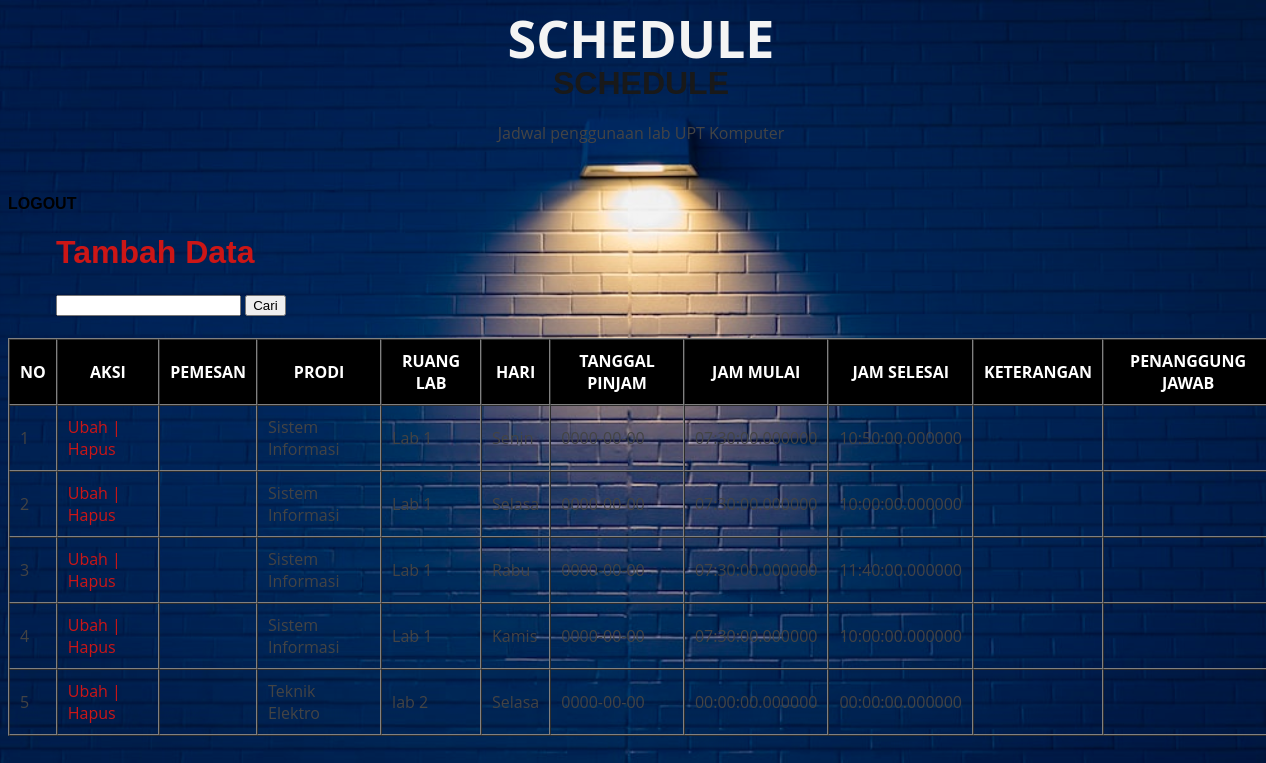
Screenshot of / (signed in) with the database file from the repository.
### tables this page shows
CREATE TABLE `jadwal` (
  `ID` int(8) NOT NULL,
  `PEMESAN` varchar(50) NOT NULL,
  `PRODI` varchar(50) NOT NULL,
  `RUANG LAB` varchar(50) NOT NULL,
  `HARI` varchar(10) NOT NULL,
  `TANGGAL PINJAM` date NOT NULL,
  `JAM MULAI` time(6) NOT NULL,
  `JAM SELESAI` time(6) NOT NULL,
  `KETERANGAN` varchar(225) NOT NULL,
  `PENANGGUNG JAWAB` varchar(50) NOT NULL
);

### funcion.php (called while the page is built, shortened)
<?php
$coon=mysqli_connect("localhost","root","","day");
function query($database){
    global $coon;
    $rows=[];
    $result=mysqli_query($coon,$database);
    while($row=mysqli_fetch_assoc($result)){
        $rows[]=$row;
    }
    return $rows;
}
?>

### index.php (the view, shortened to what this page needs)
<?php
 require "funcion.php";
 $database = query('SELECT * FROM jadwal');
?>
<!DOCTYPE html>
<html lang="en">
<head>
  <link href="assets/css/style.css" rel="stylesheet">
</head>
<body>
<div class="section-title">
          <span>Schedule</span>
          <h2>Schedule</h2>
          <p>Jadwal penggunaan lab UPT Komputer </p>
        </div>
    <h4 class="mahok"><a href="logout.php">LOGOUT</a></h4>
    <div class="data">
    <h1><a href="tambah.php">Tambah Data</a></h1>
    <form action="" method="post">
        <input type="text" name="keyword">
        <button type="submit" name="cari">Cari</button>
    </form>
    </div>
    <br>
    <div class="container">
        <table border="1" cellpadding="10" cellspacing="0">
            <thead class="thead">
                <tr>
                    <th>NO</th>
                    <th>AKSI</th>
                    <th>PEMESAN</th>
                    <th>PRODI</th>
                    <th>RUANG LAB</th>
                    <th>HARI</th>
                    <th>TANGGAL PINJAM</th>
                    <th>JAM MULAI</th>
                    <th>JAM SELESAI</th>
                    <th>KETERANGAN</th>
                    <th>PENANGGUNG JAWAB</th>
                </tr>
            </thead>
            <tbody>
                <?php $i=1; ?>
                <?php foreach($database as $dts) :?>
                 <tr>
                    <td><?php echo $i ?></td>
                    <td><a href="ubah.php?y=<?php echo $dts["ID"]?>">Ubah |</a>
                    <a href="hapus.php?x=<?php echo $dts["ID"]?>"> Hapus</a></td>
                <td><?php echo $dts["PEMESAN"] ?></td>
                <td><?php echo $dts["PRODI"] ?></td>
                <td><?php echo $dts["RUANG LAB"] ?></td>
                <td><?php echo $dts["HARI"] ?></td>
                <td><?php echo $dts["TANGGAL PINJAM"] ?></td>
                <td><?php echo $dts["JAM MULAI"] ?></td>
                <td><?php echo $dts["JAM SELESAI"] ?></td>
                <td><?php echo $dts["KETERANGAN"] ?></td>
                <td><?php echo $dts["PENANGGUNG JAWAB"] ?></td>
                </tr>
                <?php $i++; ?>
                <?php endforeach;?>
            </tbody>
        </table>
    </div>
</body>
</html>

### assets/css/style.css (style rules this page uses)
body { font-family: "Open Sans", sans-serif; color: #444444; }
a { color: #cc1616; text-decoration: none; }
h1, h2, h3, h4, h5, h6 { font-family: "Raleway", sans-serif; }
.section-title { text-align: center; padding: 30px 0; position: relative; }
.section-title h2 { font-size: 32px; font-weight: 700; text-transform: uppercase; margin-bottom: 20px; padding-bottom: 0; color: #191919; position: relative; z-index: 2; }
.section-title span { position: absolute; top: 30px; color: #f4f4f4; left: 0; right: 0; z-index: 1; font-weight: 700; font-size: 52px; text-transform: uppercase; line-height: 0; }
.section-title p { margin-bottom: 0; position: relative; z-index: 2; }

### index.php (style rules this page uses)
body { height: calc(100vh - 110px); background: url("../img/tembok.jpg") top center; background-size: cover; position: relative; width: 100%; min-height: 200px; overflow-x: hidden; }
.data { position: relative; left: 48px; }
.container table { margin: auto; }
.mahok a { color: black; }
.thead { background-color: black; color: white; }

### rows the page displays
jadwal: PRODI "Sistem Informasi", RUANG LAB "Lab 1", HARI "Senin", TANGGAL PINJAM "0000-00-00", JAM MULAI "07:30:00.000000", JAM SELESAI "10:50:00.000000"
jadwal: PRODI "Sistem Informasi", RUANG LAB "Lab 1", HARI "Selasa", TANGGAL PINJAM "0000-00-00", JAM MULAI "07:30:00.000000", JAM SELESAI "10:00:00.000000"
jadwal: PRODI "Sistem Informasi", RUANG LAB "Lab 1", HARI "Rabu", TANGGAL PINJAM "0000-00-00", JAM MULAI "07:30:00.000000", JAM SELESAI "11:40:00.000000"
jadwal: PRODI "Sistem Informasi", RUANG LAB "Lab 1", HARI "Kamis", TANGGAL PINJAM "0000-00-00", JAM MULAI "07:30:00.000000", JAM SELESAI "10:00:00.000000"
jadwal: PRODI "Teknik Elektro", RUANG LAB "lab 2", HARI "Selasa", TANGGAL PINJAM "0000-00-00", JAM MULAI "00:00:00.000000", JAM SELESAI "00:00:00.000000"
